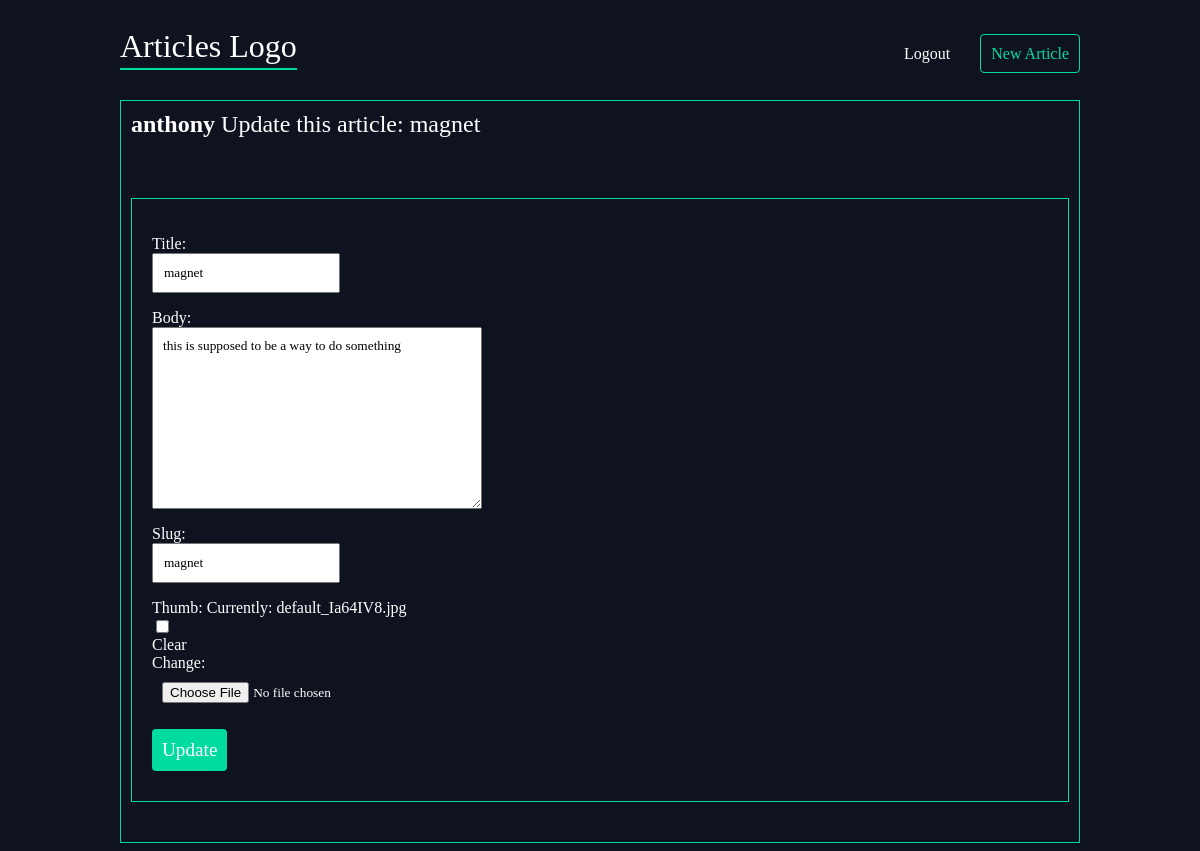
The page /magnet/update (signed in) on the database its author committed.
### articles/models.py (models this page shows, shortened)
class Articles(models.Model):
	title = models.CharField(max_length=100)
	body = models.TextField()
	slug = models.SlugField()
	date = models.DateTimeField(auto_now_add=True)
	thumb = models.ImageField(default="default.jpg", blank=True)
	author = models.ForeignKey(User, default=None, on_delete=models.CASCADE)

### articles/views.py (the view)
# urls.py: path("<str:slug>/update", views.article_update, name="update"),
@login_required(login_url="/accounts/login")
def article_update(request, slug):
	article = Articles.objects.get(slug=slug)
	if request.method == "POST":
		form = forms.CreateArticle(request.POST, instance=article)
		if form.is_valid():
			form.save()
			return HttpResponseRedirect(reverse("articles:detail", args=(article.slug,)))
	else:
		form = forms.CreateArticle(instance=article)
	return render(request, "articles/article_update.html", {"form":form, "article":article})

### articles/forms.py
class CreateArticle(forms.ModelForm):
	class Meta:
		model = models.Articles
		fields = ["title", "body", "slug", "thumb"]

### articles/templates/articles/article_update.html (shortened to what this page needs)
{% extends "base_layout.html" %}
{% block content %}
	<div class="article-update">
		<div class="article">
			<h2><strong>{{article.author.username}}</strong> Update this article: {{ article.title }}</h2>
			<form class="site-form" action="{% url 'articles:update' slug=article.slug %}" method="POST">
				{{ form.as_p }}
				<input type="submit" value="Update">
			</form>
		</div>
	</div>
{% endblock %}

### assets/style.css (style rules this page uses)
body { background-color: #0f121f; color: white; }
body * { font-family: Ubuntu; }
h1, h2, h3, h5 { font-weight: normal; margin: 0; }
a, a:hover, a:visited { color: #fff; text-decoration: none; }
.article { padding: 10px; border: 1px solid #00dba0; position: relative; padding-bottom: 40px; }
.site-form { margin-top: 60px; border: 1px solid #00dba0; padding: 20px; }
.site-form input, .site-form textarea { display: block; margin: 20 0 0 0; padding: 10px; }
.site-form input[type="submit"] { background: #00dba0; border: 0; color: #fff; font-size: 1.2em; border-radius: 4px; margin: 10px 0; }

### rows shown on the page
Articles: author.username "anthony", title "magnet", body "this is supposed to be a way to do something", slug "magnet"
